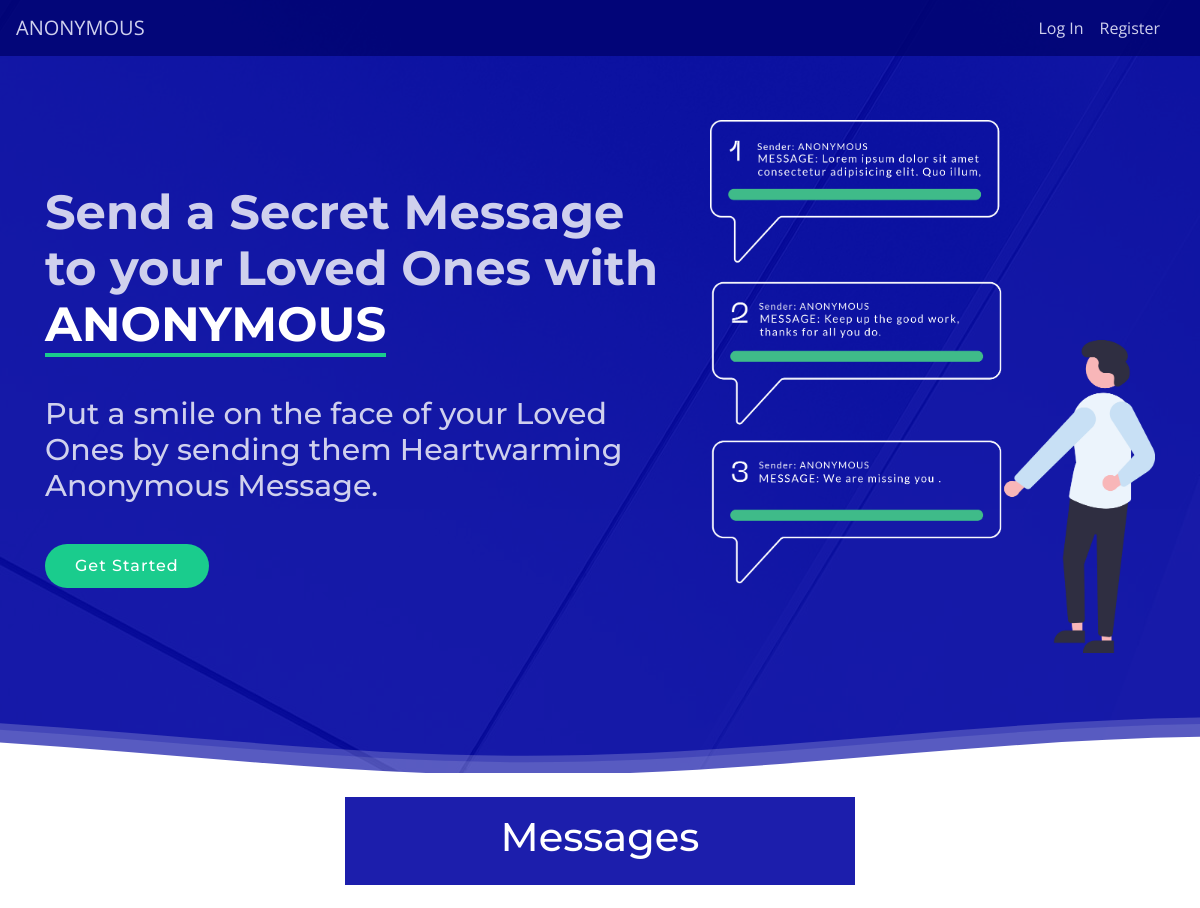
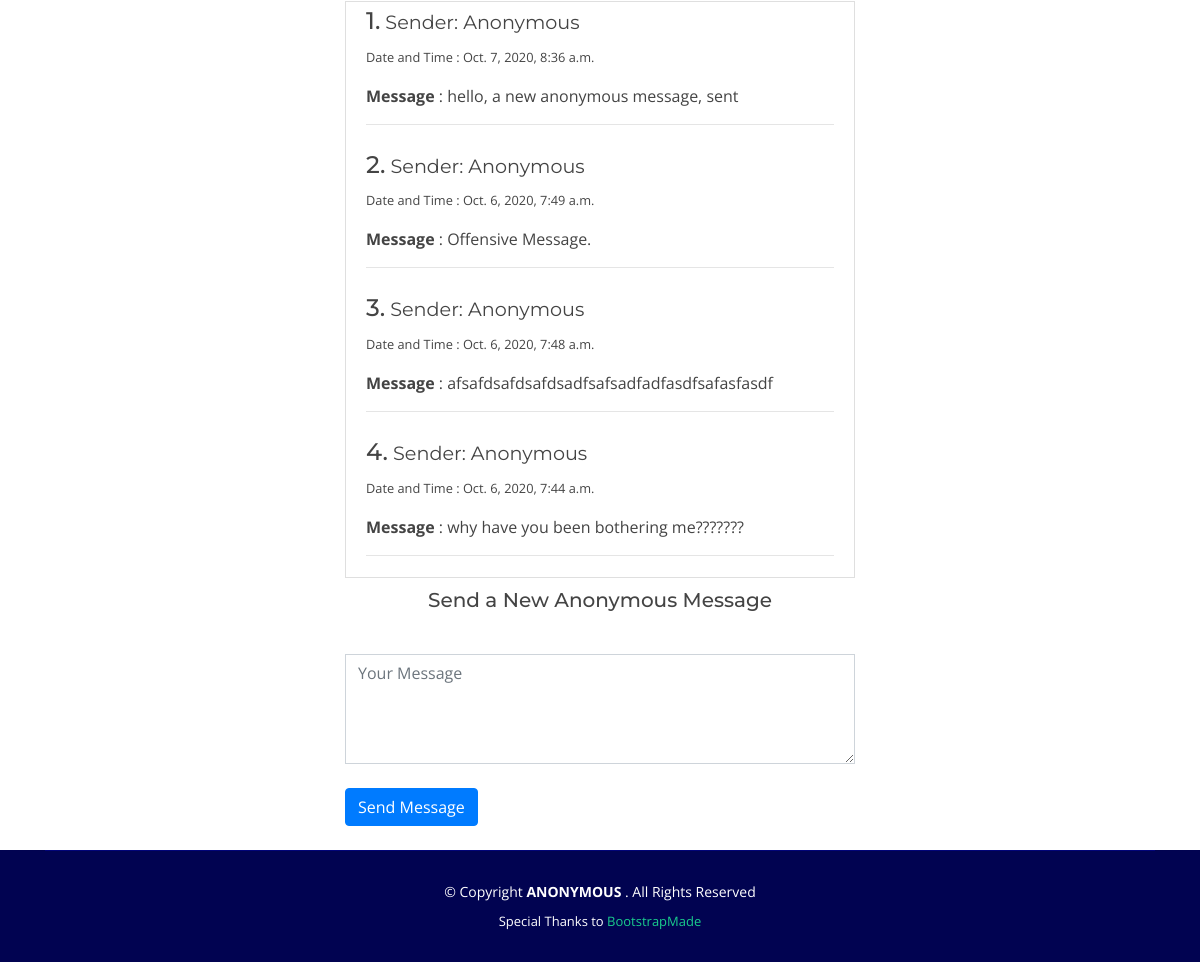
Page /message/admin/ on the committed database (2 pictures, top to bottom).
### website/models.py (models this page shows, shortened)
class Message(models.Model):
    user = models.ForeignKey(settings.AUTH_USER_MODEL, on_delete=models.CASCADE)
    name = models.CharField(max_length=50)
    created = models.DateTimeField(auto_now_add=True)
    message = models.TextField()
    class Meta:
        ordering = ('-created',)

### website/views.py (the view)
# urls.py: path('message/<str:user>/', views.user_message, name='message'),
def user_message(request, user):
    user_name = get_object_or_404(User, username=user)
    user_messages = Message.objects.filter(user=user_name)
    new_message = None
    if request.method == 'POST':
        name = request.POST['username']
        message = request.POST['message']
        new_message = Message.objects.create(user=user_name, name=name, message=message)
        new_message.save()
    return render(request, 'website/message.html', {'user_messages': user_messages,
                                                    'user_name': user_name,})

### website/templates/website/message.html (shortened to what this page needs)
{% extends 'website/base.html' %}
{% load static %}
{% block content %}<br>
<div class="container">
<div class="col-md-6 offset-md-3">
    <span class="d-block p-3 text-white" style="background-color:rgba(4, 6, 163, 0.9);"><h1 class="text-center">Messages</h1></span><br>
        <div class="card rounded-0">
    {% for message in user_messages %}
                <div class="card-body" style="padding-top:5px; padding-bottom:5px;">
                  <h4>{{forloop.counter}}.<small>&nbsp;Sender: {{ message.name }}</small></h4>
                  <p><small>Date and Time  : {{message.created}}</small></p>
                  <p class="card-text"><strong>Message</strong> : {{message.message}}</p>
                     <hr>
                </div>
    {% endfor %}</div>
<form method="POST">
        <h5 class="text-center" style="padding:10px;">Send a New Anonymous Message</h3>
        <br>
                <textarea class="form-control rounded-0" name='message' placeholder="Your Message" rows="4" maxlength="100"></textarea>
              <br>
        <input type="submit" class="btn btn-primary" value="Send Message">
    </form></div></div><br>
{% endblock content %}

### website/templates/website/base.html (shortened to what this page needs)
{% load static %}
<!DOCTYPE html>
<html lang="en">
<head>
  <link href="{% static 'Anonymous/vendor/bootstrap/css/bootstrap.min.css' %}" rel="stylesheet">
  <link href="{% static 'Anonymous//vendor/icofont/icofont.min.css' %}" rel="stylesheet">
  <link href="{% static 'Anonymous/vendor/boxicons/css/boxicons.min.css' %}" rel="stylesheet">
  <link href="{% static 'Anonymous/vendor/venobox/venobox.css' %}" rel="stylesheet">
  <link href="{% static 'Anonymous/vendor/remixicon/remixicon.css' %}" rel="stylesheet">
  <link href="{% static 'Anonymous/vendor/owl.carousel/assets/owl.carousel.min.css' %}" rel="stylesheet">
  <link href="{% static 'Anonymous/vendor/aos/aos.css' %}" rel="stylesheet">
  <link href="{% static 'Anonymous/css/style.css' %}" rel="stylesheet">
  <link href="https://stackpath.bootstrapcdn.com/font-awesome/4.7.0/css/font-awesome.min.css" rel="stylesheet">
</head>
<body>
    {% include 'website/header.html' %}
    <div class="container">
    {% block content %}
    {% endblock content %}
  </div>
<footer id="footer">
    <div class="container">
      <div class="copyright">
        &copy; Copyright <strong><span>ANONYMOUS </span></strong>. All Rights Reserved
      </div>
      <div class="credits">
        Special Thanks to <a href="https://bootstrapmade.com/">BootstrapMade</a>
      </div>
    </div>
  </footer>
</body>
</html>

### website/templates/website/header.html (shortened to what this page needs)
{% load static %}
<header id="header" class="fixed-top d-flex align-items-center header-transparent">
    <div class="container d-flex align-items-center">
      <nav class="navbar navbar-expand-lg  navbar-expand fixed-top" style="background-color: #01036f; opacity: 0.8 ;">
        <a class="navbar-brand text-white" href="{% url 'home' %}">ANONYMOUS</a>
        <div class="collapse navbar-collapse" id="navbarSupportedContent">
          <ul class="navbar-nav ml-auto">
            {% if user.is_authenticated %}
            <li class="nav-item">
              <a class="nav-link text-white" href="{% url 'profile' %}">Profile</a>
            </li>
            <li class="nav-item">
              <a class="nav-link text-white" href="{% url 'logout' %}">Log Out</a>
            </li>
            <li class="nav-item">
              <a class="nav-link text-white" disabled>{{user.username}}</a>
            </li>
            {% else %}
            <li class="nav-item">
              <a class="nav-link text-white" href="{% url 'login' %}">Log In</a>
            </li>
            <li class="nav-item">
              <a class="nav-link text-white" href="{% url 'register' %}">Register</a>
            </li>
            <li class="nav-item">
              <a class="nav-link text-white" disabled>{{ user.username }}</a>
            </li>
            {% endif %}
          </ul>
        </div>
      </nav>
    </div>
  </header>
<section id="hero">
  <div class="container">
    <div class="row">
      <div class="col-lg-7 pt-5 pt-lg-0 order-2 order-lg-1 d-flex align-items-center">
        <div data-aos="zoom-out">
          <h1>Send a Secret Message to your Loved Ones with <span>ANONYMOUS</span></h1><br>
          <h2>Put a smile on the face of your Loved Ones by sending them Heartwarming Anonymous Message.</h2>
          {% if user.is_authenticated %}
          {% else %}
          <div class="text-center text-lg-left">
            <a href="{% url 'register' %}" class="btn-get-started scrollto">Get Started</a>
          </div>
        {% endif %}
        </div>
      </div>
      <div class="col-lg-5 order-1 order-lg-2 hero-img" data-aos="zoom-out" data-aos-delay="300">
        <img src="{% static 'Anonymous/img/hero-img2.png' %}" class="img-fluid animated" alt="">
      </div>
    </div>
  </div>
</section>

### static/Anonymous/css/style.css (style rules this page uses)
body { font-family: "Open Sans", sans-serif; color: #444444; }
a { color: #1acc8d; }
h1, h2, h3, h4, h5, h6 { font-family: "Montserrat", 'serif'; }
#header { height: 80px; transition: all 0.5s; z-index: 997; transition: all 0.5s; background: rgba(1, 4, 136, 0.9); }
#header.header-transparent { background: transparent; }
#hero { width: 100%; background: url("../img/hero-bg.jpg"); position: relative; padding: 120px 0 0 0; }
#hero:before { content: ""; background: rgba(2, 5, 161, 0.91); position: absolute; bottom: 0; top: 0; left: 0; right: 0; }
#hero h1 { margin: 0 0 20px 0; font-size: 48px; font-weight: 700; line-height: 56px; color: rgba(255, 255, 255, 0.8); }
#hero h1 span { color: #fff; border-bottom: 4px solid #1acc8d; }
#hero h2 { color: rgba(255, 255, 255, 0.8); margin-bottom: 40px; font-size: 30px; }
#hero .btn-get-started { font-family: "Montserrat", sans-serif; font-weight: 500; font-size: 16px; letter-spacing: 1px; display: inline-block; padding: 10px 30px; border-radius: 50px; transition: 0.5s; color: #fff; background: #1acc8d; }
#hero .animated { animation: up-down 2s ease-in-out infinite alternate-reverse both; }
@media (min-width: 1024px) { #hero { background-attachment: fixed; } }
.hero-waves { display: block; margin-top: 60px; width: 100%; height: 60px; z-index: 5; position: relative; }
section { padding: 60px 0; overflow: hidden; }
#footer { background: #010351; padding: 0 0 30px 0; color: #fff; font-size: 14px; }
#footer .copyright { border-top: 1px solid #010479; text-align: center; padding-top: 30px; }
#footer .credits { padding-top: 10px; text-align: center; font-size: 13px; color: #fff; }

### rows in the picture
Message: name "Anonymous", created "Oct. 7, 2020, 8:36 a.m.", message "hello, a new anonymous message, sent"
Message: name "Anonymous", created "Oct. 6, 2020, 7:49 a.m.", message "Offensive Message."
Message: name "Anonymous", created "Oct. 6, 2020, 7:48 a.m.", message "afsafdsafdsafdsadfsafsadfadfasdfsafasfasdf"
Message: name "Anonymous", created "Oct. 6, 2020, 7:44 a.m.", message "why have you been bothering me???????"
